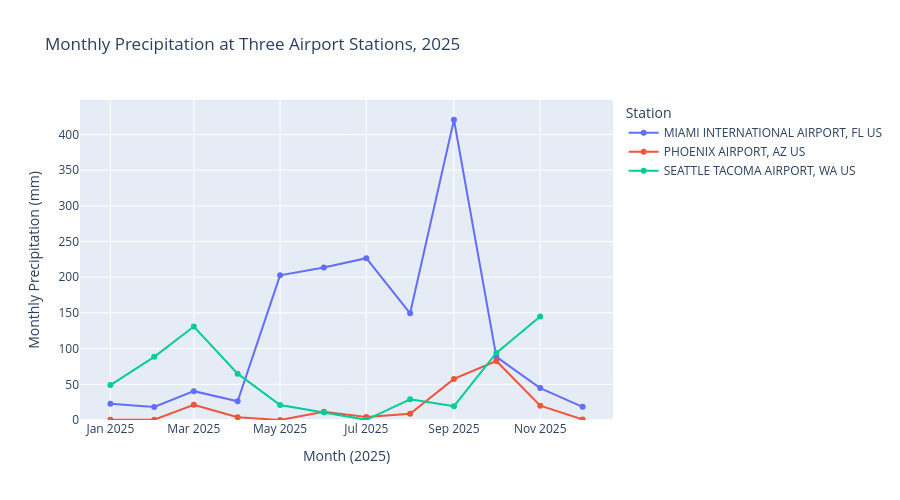

Write notebook code for a chart like this one.
### Markdown cell above
**What does Figure 1 show? Describe a pattern and record at least one value with its place, time, and units or count.**

Your answer:Figure 1 shows the three airport stations used for the January–December 2025 precipitation comparison: Seattle–Tacoma in the northwestern United States, Phoenix in the Southwest, and Miami in the Southeast. For example, Seattle–Tacoma is located at approximately 47.44° N, 122.31° W. Each equal-sized marker represents one station, for three stations total; marker size does not represent precipitation. The map establishes where observations were collected but does not show monthly precipitation changes.

### Code cell
fig = px.line(
    weather_monthly_df.sort_values(["STATION", "month"]),
    x="month",
    y="precipitation_mm",
    color="NAME",
    markers=True,
    hover_data=["observed_days", "expected_days"],
    labels={
        "month": "Month (2025)",
        "precipitation_mm": "Monthly Precipitation (mm)",
        "NAME": "Station"
    },
    title="Monthly Precipitation at Three Airport Stations, 2025"
)

fig.update_traces(connectgaps=False)
fig.update_yaxes(rangemode="tozero")
fig.update_layout(height=500)
fig.show()
color_discrete_map=station_colors,

### Figure 1 — Plotly figure (JSON) as saved in the notebook; plotly's stock layout.template omitted (floating-point values rounded to 4 significant figures)
{"data": [{"connectgaps": false, "customdata": [[31, 31], [28, 28], [31, 31], [30, 30], [31, 31], [30, 30], [31, 31], [31, 31], [30, 30], [31, 31], [30, 30], [31, 31]], "hovertemplate": "Station=MIAMI INTERNATIONAL AIRPORT, FL US<br>Month (2025)=%{x}<br>Monthly Precipitation (mm)=%{y}<br>observed_days=%{customdata[0]}<br>expected_days=%{customdata[1]}<extra></extra>", "legendgroup": "MIAMI INTERNATIONAL AIRPORT, FL US", "line": {"color": "#636efa", "dash": "solid"}, "marker": {"symbol": "circle"}, "mode": "lines+markers", "name": "MIAMI INTERNATIONAL AIRPORT, FL US", "orientation": "v", "showlegend": true, "type": "scatter", "x": ["2025-01", "2025-02", "2025-03", "2025-04", "2025-05", "2025-06", "2025-07", "2025-08", "2025-09", "2025-10", "2025-11", "2025-12"], "xaxis": "x", "y": [22.6, 18.3, 40.4, 26.2, 202.6, 213.6, 226.7, 149.5, 420.6, 88.4, 44.7, 18.4], "yaxis": "y"}, {"connectgaps": false, "customdata": [[31, 31], [28, 28], [31, 31], [30, 30], [31, 31], [30, 30], [31, 31], [31, 31], [30, 30], [31, 31], [30, 30], [31, 31]], "hovertemplate": "Station=PHOENIX AIRPORT, AZ US<br>Month (2025)=%{x}<br>Monthly Precipitation (mm)=%{y}<br>observed_days=%{customdata[0]}<br>expected_days=%{customdata[1]}<extra></extra>", "legendgroup": "PHOENIX AIRPORT, AZ US", "line": {"color": "#EF553B", "dash": "solid"}, "marker": {"symbol": "circle"}, "mode": "lines+markers", "name": "PHOENIX AIRPORT, AZ US", "orientation": "v", "showlegend": true, "type": "scatter", "x": ["2025-01", "2025-02", "2025-03", "2025-04", "2025-05", "2025-06", "2025-07", "2025-08", "2025-09", "2025-10", "2025-11", "2025-12"], "xaxis": "x", "y": [0.3, 0.5, 21.4, 3.8, 0.0, 11.5, 4.1, 8.7, 57.5, 82.7, 20.1, 0.8], "yaxis": "y"}, {"connectgaps": false, "customdata": [[31, 31], [28, 28], [31, 31], [30, 30], [31, 31], [30, 30], [31, 31], [31, 31], [30, 30], [31, 31], [30, 30], [30, 31]], "hovertemplate": "Station=SEATTLE TACOMA AIRPORT, WA US<br>Month (2025)=%{x}<br>Monthly Precipitation (mm)=%{y}<br>observed_days=%{customdata[0]}<br>expected_days=%{customdata[1]}<extra></extra>", "legendgroup": "SEATTLE TACOMA AIRPORT, WA US", "line": {"color": "#00cc96", "dash": "solid"}, "marker": {"symbol": "circle"}, "mode": "lines+markers", "name": "SEATTLE TACOMA AIRPORT, WA US", "orientation": "v", "showlegend": true, "type": "scatter", "x": ["2025-01", "2025-02", "2025-03", "2025-04", "2025-05", "2025-06", "2025-07", "2025-08", "2025-09", "2025-10", "2025-11", "2025-12"], "xaxis": "x", "y": [48.9, 88.5, 131.0, 64.9, 21.1, 10.7, 0.3, 29.0, 19.3, 94.0, 144.9, NaN], "yaxis": "y"}], "layout": {"height": 500, "legend": {"title": {"text": "Station"}, "tracegroupgap": 0}, "title": {"text": "Monthly Precipitation at Three Airport Stations, 2025"}, "xaxis": {"anchor": "y", "domain": [0, 1], "title": {"text": "Month (2025)"}}, "yaxis": {"anchor": "x", "domain": [0, 1], "rangemode": "tozero", "title": {"text": "Monthly Precipitation (mm)"}}}}
